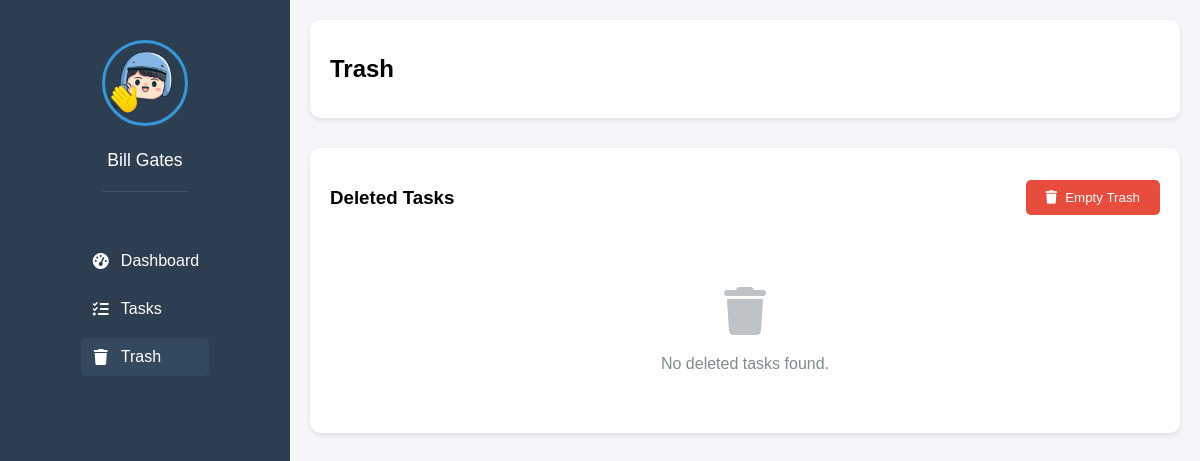
/trash.php (signed in), run on the app's committed database.
### tables this page shows
CREATE TABLE `users` (
  `id` int(11) NOT NULL,
  `username` varchar(50) NOT NULL,
  `email` varchar(100) NOT NULL,
  `password` varchar(255) NOT NULL,
  `full_name` varchar(100) DEFAULT NULL,
  `phone` varchar(20) DEFAULT NULL,
  `address` text DEFAULT NULL,
  `profile_picture` varchar(255) DEFAULT NULL,
  `created_at` datetime DEFAULT current_timestamp()
);

### trash.php (the view, shortened to what this page needs)
<?php
require_once "config.php";
$user_id = $_SESSION["id"];
$sql = "SELECT username, email, full_name, phone, address, profile_picture FROM users WHERE id = ?";
$stmt = mysqli_prepare($link, $sql);
mysqli_stmt_bind_param($stmt, "i", $user_id);
mysqli_stmt_execute($stmt);
$result = mysqli_stmt_get_result($stmt);
$user_data = mysqli_fetch_assoc($result);
$tasks_sql = "SELECT * FROM tasks WHERE user_id = ? AND is_deleted = 1 ORDER BY deleted_at DESC";
$tasks_stmt = mysqli_prepare($link, $tasks_sql);
mysqli_stmt_bind_param($tasks_stmt, "i", $user_id);
mysqli_stmt_execute($tasks_stmt);
$tasks_result = mysqli_stmt_get_result($tasks_stmt);
$tasks = mysqli_fetch_all($tasks_result, MYSQLI_ASSOC);
?>
<!DOCTYPE html>
<html lang="en">
<head>
    <link rel="stylesheet" href="style.css">
    <link rel="stylesheet" href="https://cdnjs.cloudflare.com/ajax/libs/font-awesome/6.0.0/css/all.min.css">
</head>
<body>
    <div class="container">
        <div class="sidebar">
            <div class="profile">
                <img src="<?php echo !empty($user_data['profile_picture']) ? htmlspecialchars($user_data['profile_picture']) : 'placeholder.png'; ?>" alt="User Profile">
                <span><?php echo htmlspecialchars($user_data['full_name'] ?? $user_data['username']); ?></span>
            </div>
            <nav class="navigation">
                <ul>
                    <li><a href="dashboard.php"><i class="fas fa-tachometer-alt"></i> Dashboard</a></li>
                    <li><a href="tasks.php"><i class="fas fa-tasks"></i> Tasks</a></li>
                    <li class="active"><a href="trash.php"><i class="fas fa-trash"></i> Trash</a></li>
                </ul>
            </nav>
        </div>
        <div class="main-content">
            <header class="header">
                <div class="header-left">
                    <h2>Trash</h2>
                </div>
            </header>
            <div class="trash-container">
                <div class="trash-header">
                    <h3>Deleted Tasks</h3>
                    <button class="empty-trash-btn">
                        <i class="fas fa-trash"></i> Empty Trash
                    </button>
                </div>
                <?php if (!empty($tasks)): ?>
                    <ul class="task-list">
                        <?php foreach ($tasks as $task): ?>
                            <li class="task-item">
                                <div class="task-content">
                                    <h4 class="task-title"><?php echo htmlspecialchars($task['title']); ?></h4>
                                    <div class="task-deleted-date">
                                        Deleted: <?php echo date('M d, Y', strtotime($task['deleted_at'])); ?>
                                    </div>
                                </div>
                                <div class="task-actions">
                                    <button class="task-action-btn restore-btn" title="Restore" data-task-id="<?php echo $task['id']; ?>">
                                        <i class="fas fa-undo"></i>
                                    </button>
                                    <button class="task-action-btn delete-btn" title="Delete Permanently" data-task-id="<?php echo $task['id']; ?>">
                                        <i class="fas fa-times"></i>
                                    </button>
                                </div>
                            </li>
                        <?php endforeach; ?>
                    </ul>
                <?php else: ?>
                    <div class="empty-state">
                        <i class="fas fa-trash"></i>
                        <p>No deleted tasks found.</p>
                    </div>
                <?php endif; ?>
            </div>
        </div>
    </div>
</body>
</html>

### style.css (style rules this page uses)
body { margin: 0; font-family: sans-serif; background-color: #f4f4f4; }
.container { display: flex; height: 100vh; }
.sidebar { width: 250px; background-color: #5b39ee; color: white; padding: 20px; display: flex; flex-direction: column; align-items: center; }
.profile { text-align: center; margin-bottom: 30px; }
.profile img { width: 80px; height: 80px; border-radius: 50%; margin-bottom: 10px; }
.navigation ul { list-style: none; padding: 0; margin: 0; width: 100%; }
.navigation li { margin-bottom: 10px; }
.navigation a { color: white; text-decoration: none; display: flex; align-items: center; padding: 10px; border-radius: 5px; }
.navigation a:hover, .navigation li.active a { background-color: #4a2cdb; }
.main-content { flex-grow: 1; padding: 20px; }
.header { display: flex; justify-content: space-between; align-items: center; background-color: #e0f2f7; padding: 15px; border-radius: 8px; margin-bottom: 20px; }

### trash.php (style rules this page uses)
.container { display: flex; min-height: 100vh; }
.sidebar { width: 250px; background-color: #2c3e50; color: white; padding: 20px; }
.profile { text-align: center; padding: 20px 0; border-bottom: 1px solid rgba(255, 255, 255, 0.1); }
.profile img { width: 80px; height: 80px; border-radius: 50%; margin-bottom: 10px; border: 3px solid #3498db; }
.profile span { display: block; font-size: 1.1em; margin-top: 10px; }
.navigation ul { list-style: none; padding: 0; margin: 20px 0; }
.navigation li { margin-bottom: 10px; }
.navigation a { color: white; text-decoration: none; display: flex; align-items: center; padding: 10px; border-radius: 5px; transition: background-color 0.3s; }
.navigation a:hover, .navigation li.active a { background-color: #34495e; }
.navigation i { margin-right: 10px; width: 20px; text-align: center; }
.main-content { flex: 1; background-color: #f5f6fa; padding: 20px; }
.header { display: flex; justify-content: space-between; align-items: center; margin-bottom: 30px; background-color: white; padding: 15px 20px; border-radius: 10px; box-shadow: 0 2px 5px rgba(0, 0, 0, 0.1); }
.trash-container { background-color: white; border-radius: 10px; padding: 20px; box-shadow: 0 2px 5px rgba(0, 0, 0, 0.1); }
.trash-header { display: flex; justify-content: space-between; align-items: center; margin-bottom: 20px; }
.empty-trash-btn { background-color: #e74c3c; color: white; padding: 10px 20px; border: none; border-radius: 5px; cursor: pointer; display: flex; align-items: center; transition: all 0.3s; }
.empty-trash-btn i { margin-right: 8px; }
.empty-state { text-align: center; padding: 40px 20px; color: #7f8c8d; }
.empty-state i { font-size: 48px; margin-bottom: 20px; color: #bdc3c7; }
.empty-state p { margin: 0; font-size: 16px; }

### data on the page
users: profile_picture (picture), full_name "Bill Gates"
